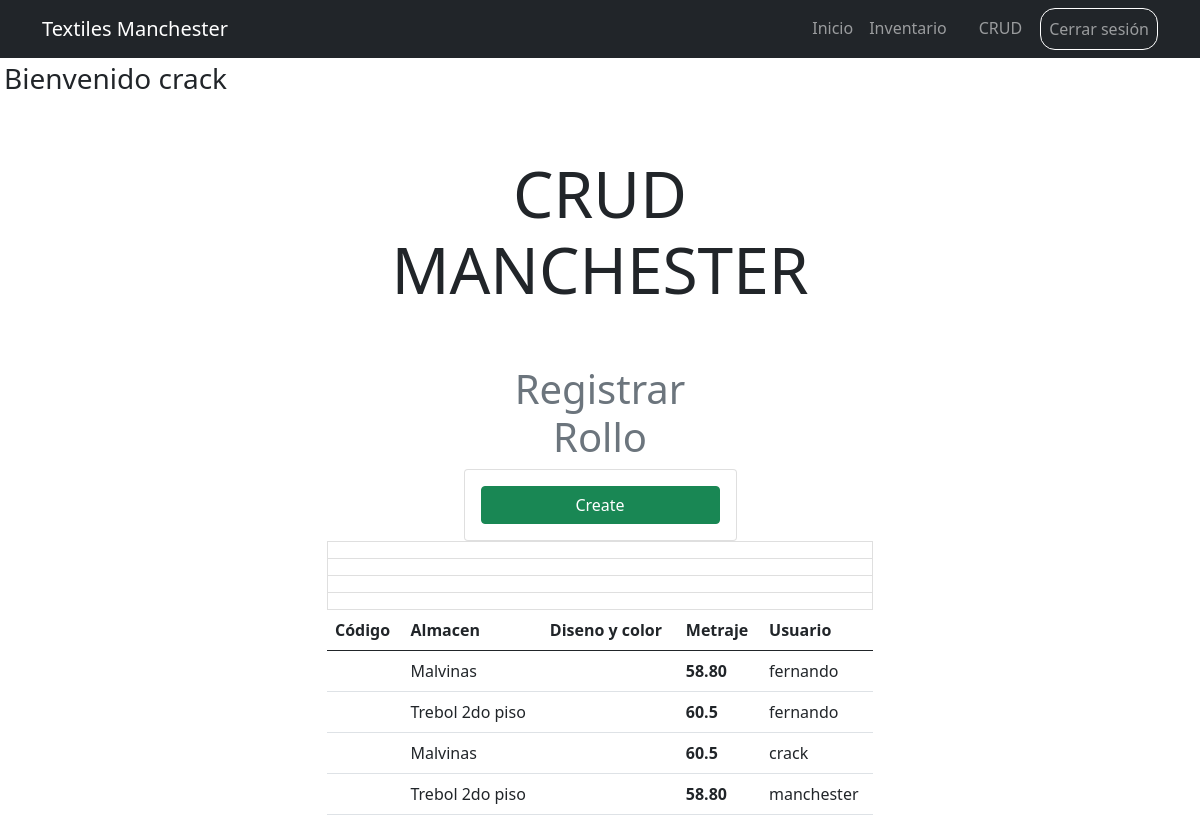
The app's page /CRUD/ (signed in), older data.
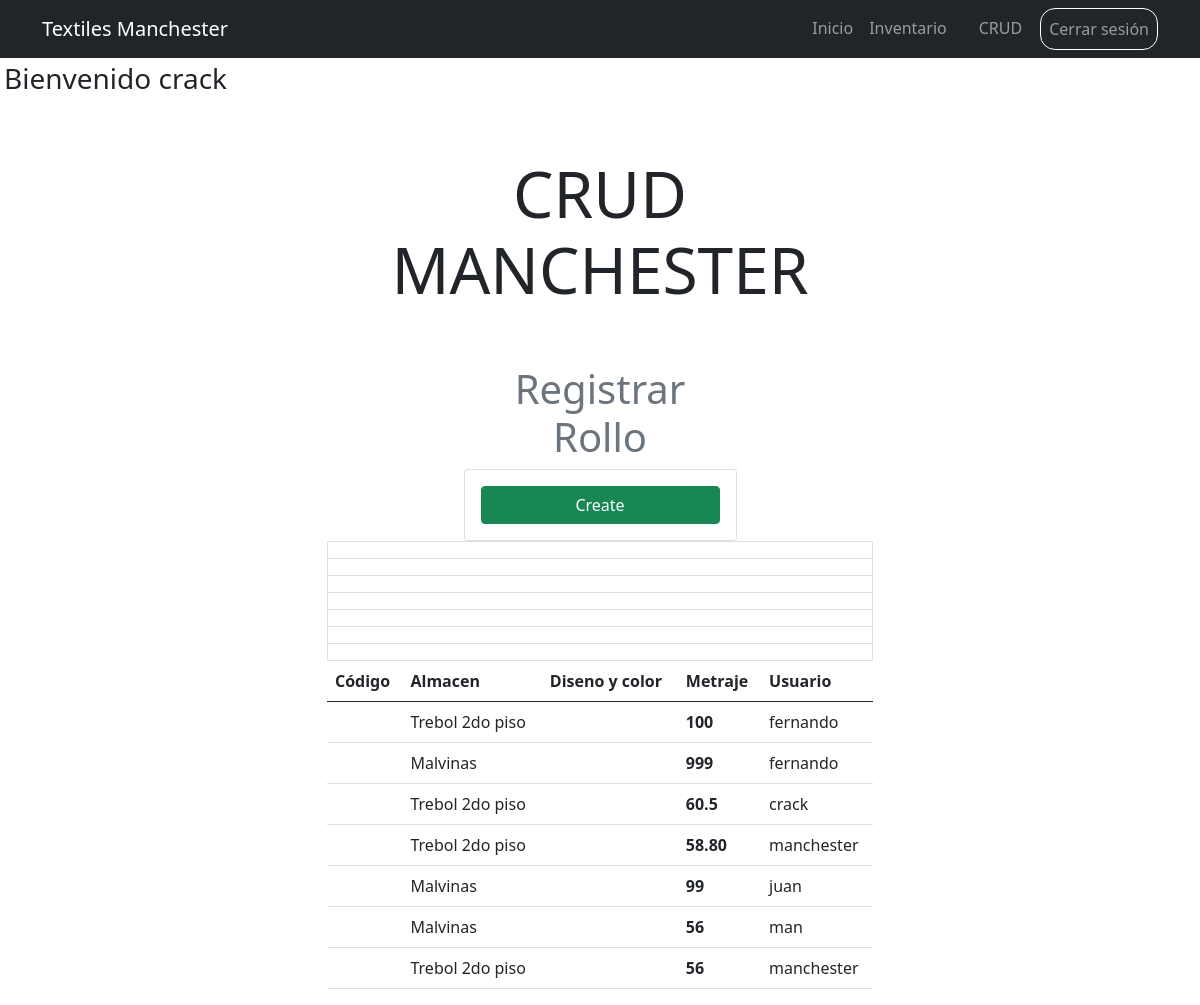
The same page, newer data.
### inventory/models.py (models this page shows, shortened)
class Rollos(models.Model):
    codigo = models.CharField(unique=True, max_length=20)
    almacen = models.ForeignKey(Almacen, on_delete=models.CASCADE)
    diseno_color = models.ForeignKey(Diseno_Color, on_delete=models.CASCADE)
    metros = models.CharField(max_length=10)
    created = models.DateTimeField(auto_now_add=True)
    user  = models.ForeignKey(User, on_delete=models.CASCADE)

class Almacen(models.Model):
    name = models.CharField(max_length=50)
    created = models.DateTimeField(auto_now_add=True)
    def __str__(self):
        return self.name

### inventory/views.py (the view)
# urls.py: path('CRUD/', views.CRUD, name='CRUD'),
@login_required
def CRUD(request):
    rolloss = Rollos.objects.all()
    return render(request, 'crud.html', {'rolloss': rolloss})

### inventory/templates/crud.html (shortened to what this page needs)
{% extends 'base.html' %}
{% block content %}
<main class="container">
    <div class="row">
        <div class="col-md-6 offset-md-3">
            <h1 class="text-center display-3 py-5">CRUD MANCHESTER</h1>
            <div class="col-md-6 offset-md-3">
                        <h1 class="text-secondary text-center">Registrar Rollo</h1>
                        <form method="POST" class="card card-body">
                            <button class="btn btn-success">Create</button>
                        </form>
            </div>
            <table class="table table-hover">
                <thead>
                  <tr>
                    <th scope="col">Código</th>
                    <th scope="col">Almacen</th>
                    <th scope="col">Diseno y color</th>
                    <th scope="col">Metraje</th>
                    <th scope="col">Usuario</th>
                  </tr>
                </thead>
                <tbody>
                  {% for rollos in rolloss %}
                  <a class="list-group-item">
                    <tr data-href="{% url 'rollo_detail' rollos.id %}" style="cursor: pointer;">
                      <td>{{rollos.codigo}}</td>
                      <td>{{rollos.almacen}}</td>
                      <td>{{rollos.diseno_color}}</td>
                      <th>{{rollos.metros}}</td>
                      <td>{{rollos.user.username}}</td>
                    </tr>
                  </a>
                  {% endfor %}
                </tbody>
              </table>
        </div>
    </div>
</main>
{% endblock %}

### inventory/templates/base.html (shortened to what this page needs)
{% load static %}
<!DOCTYPE html>
<html lang="en">
<head>
    <link href="https://cdn.jsdelivr.net/npm/bootstrap@5.0.2/dist/css/bootstrap.min.css" rel="stylesheet">
    <link rel="stylesheet" href="https://cdn.datatables.net/1.13.5/css/dataTables.bootstrap5.min.css">
    <link rel="stylesheet" href="https://cdn.datatables.net/1.13.5/css/jquery.dataTables.min.css">
</head>
<body>
    <nav class="navbar navbar-expand-lg bg-dark navbar-dark">
        <div class="container">
          <a class="navbar-brand" href="/">Textiles Manchester</a>
          <div class="collapse navbar-collapse" id="navbarSupportedContent">
            <ul class="navbar-nav ms-auto">
                <li class="nav-item">
                    <a class="nav-link" href="/">Inicio</a>
                </li>
                {% if user.is_authenticated %}
                <li class="nav-item">
                    <a class="nav-link" href="/pagina/">Inventario</a>
                </li>
                <li class="nav-item">
                    <a class="nav-link" href="/inventario/"></a>
                </li>
                <li class="nav-item">
                    <a class="nav-link" href="/CRUD/">CRUD</a>
                </li>
                <li class="nav-item" style="border: 1px solid white; border-radius: 15px; margin-left: 10px;">
                    <a class="nav-link" href="/logout">Cerrar sesión</a>
                </li>
                {% endif %}
            </ul>
          </div>
        </div>
      </nav>
    {%if user.is_authenticated%}
        <h3 class="p-1">Bienvenido {{user.username}}</h3>
    {%endif%}
    {% block content %}
    {% endblock %}
</body>
</html>

Row changes from the older to the newer data that the page shows:
changed Rollos (number 1 of 7 on the later page): almacen "Malvinas" → "Trebol 2do piso"; metros "58.80" → "100"
changed Rollos (number 2 of 7 on the later page): almacen "Trebol 2do piso" → "Malvinas"; metros "60.5" → "999"
changed Rollos "crack": almacen "Malvinas" → "Trebol 2do piso"
added Rollos: almacen "Malvinas", metros "99", user.username "juan"
added Rollos: almacen "Malvinas", metros "56", user.username "man"
added Rollos: almacen "Trebol 2do piso", metros "56", user.username "manchester"
